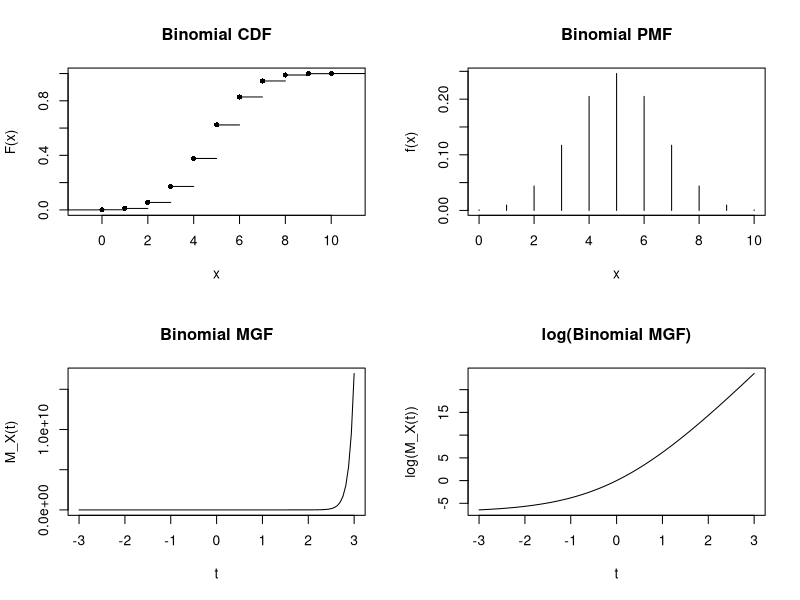
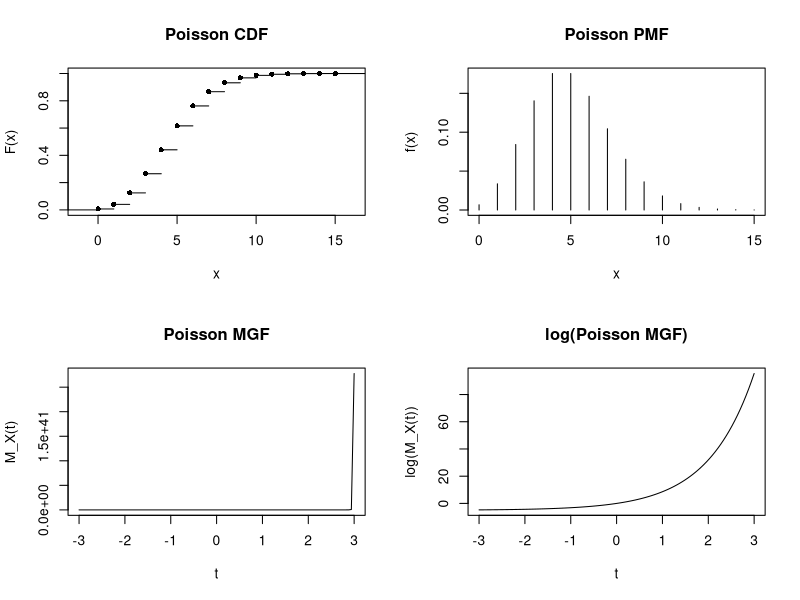
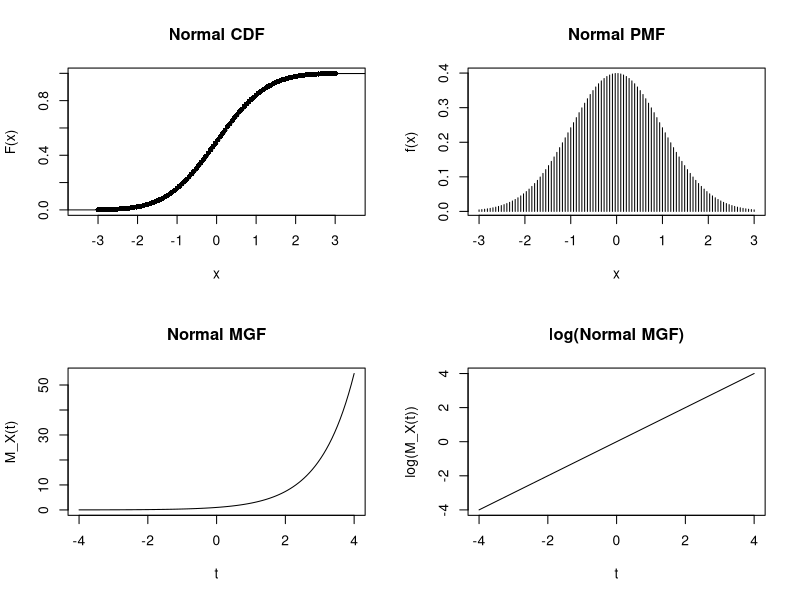
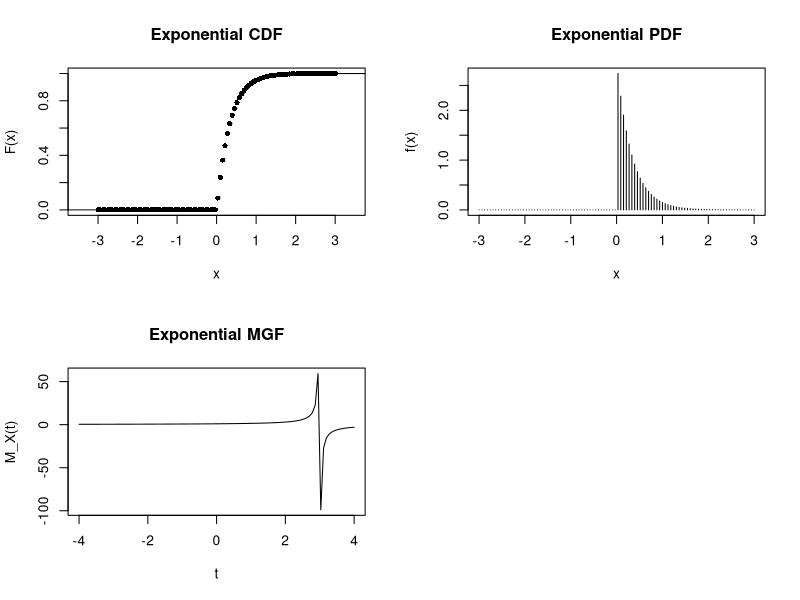
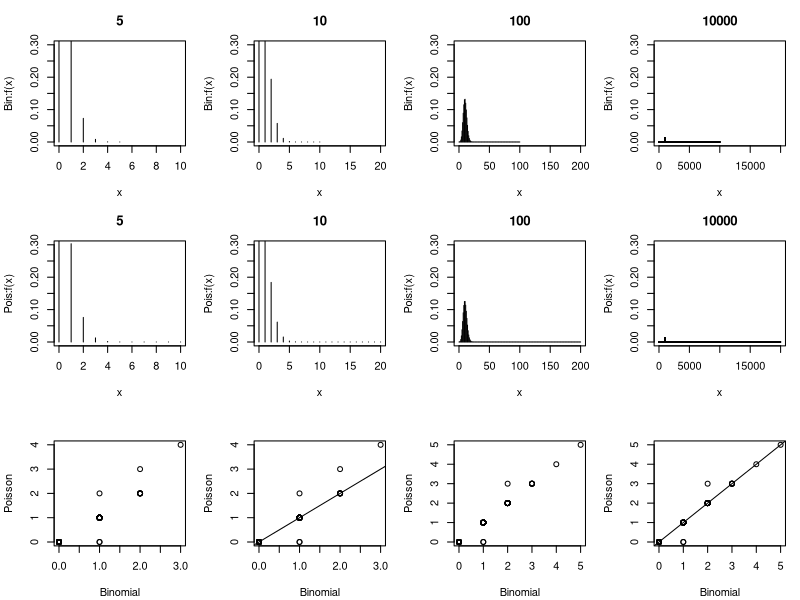
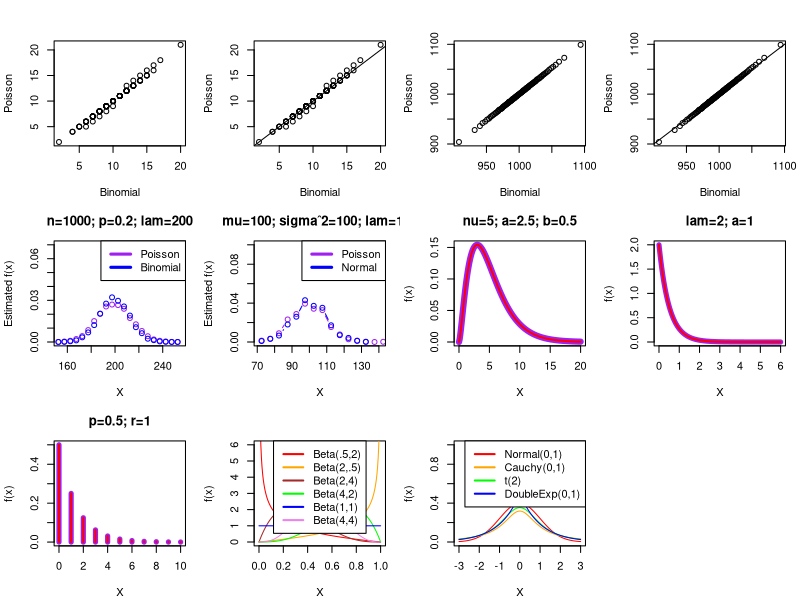

These charts were generated, in order, by the following R code: (Note: this script raises an error after producing the figures.)
## ---- chunk 1
knitr::opts_chunk$set(echo = TRUE)
## ---- chunk 2
x <- runif(100, 1, 9)
var(x)
a<-10
b<- 100
y <- a*x+b
var(y)
## ---- chunk 3
n <- 10
p <- 0.5
x <- 0:n
t <- seq(-3,3,length=100)
mgfBi <- (exp(t)*p + 1-p)^n
pmfBi <- dbinom(x, n, p)
cdfBi <- pbinom(x, n, p)

par(mfrow=c(2,2))
plot(stepfun(x, c(0, cdfBi)), vertical = FALSE, pch = 16, main = "Binomial CDF", ylab = "F(x)")
plot(x, pmfBi, type = "h", main = "Binomial PMF", ylab = "f(x)")
plot(t, mgfBi, type = "l", main="Binomial MGF", ylab = "M_X(t)")
plot(t, log(mgfBi), type = "l", main="log(Binomial MGF)", ylab = "log(M_X(t))")
## ---- chunk 4
lam <- 5
x <- 0:15
t <- seq(-3,3,length=100)
mgfPo <- exp(lam*(exp(t)-1))
pmfPo <- dpois(x, lam)
cdfPo <- ppois(x, lam)

par(mfrow=c(2,2))
plot(stepfun(x, c(0, cdfPo)), vertical = FALSE, pch = 16, main = "Poisson CDF", ylab = "F(x)")
plot(x, pmfPo, type = "h", main = "Poisson PMF", ylab = "f(x)")
plot(t, mgfPo, type = "l", main="Poisson MGF", ylab = "M_X(t)")
plot(t, log(mgfPo), type = "l", main="log(Poisson MGF)", ylab = "log(M_X(t))")
## ---- chunk 5
mu <- 0
sig2 <- 1
x <- seq(-3,3,length=100)
t <- seq(-4,4,length=100)
mgfNo <- exp(mu*t + sig2*t^(2/2))
pmfNo <- dnorm(x, mu, sqrt(sig2))
cdfNo <- pnorm(x, mu, sqrt(sig2))

par(mfrow=c(2,2))
plot(stepfun(x, c(0, cdfNo)), vertical = FALSE, pch = 16, main = "Normal CDF", ylab = "F(x)")
plot(x, pmfNo, type = "h", main = "Normal PMF", ylab = "f(x)")
plot(t, mgfNo, type = "l", main="Normal MGF", ylab = "M_X(t)")
plot(t, log(mgfNo), type = "l", main="log(Normal MGF)", ylab = "log(M_X(t))")
## ---- chunk 6
lam <- 3
x <- seq(-3,3,length=100)
t <- seq(-4,4,length=100)
mgfExp <- lam/(lam - t)
pmfExp <- dexp(x, lam)
cdfExp <- pexp(x, lam)

par(mfrow=c(2,2))
plot(stepfun(x, c(0, cdfExp)), vertical = FALSE, pch = 16, main = "Exponential CDF", ylab = "F(x)")
plot(x, pmfExp, type = "h", main = "Exponential PDF", ylab = "f(x)")
plot(t, mgfExp, type = "l", main="Exponential MGF", ylab = "M_X(t)")
#plot(t, log(mgfExp), type = "l", main="log(Exponential MGF)", ylab = "log(M_X(t))")
## ---- chunk 7
n <- c(5, 10, 100, 10000)
p <- .1
lam <- n*p

par(mfrow=c(3, length(n)), mar = c(4.1, 4.1, 3.1, 1.1))
for (i in 1:length(n)) {
  xB <- 0:n[i]
  plot(xB, dbinom(xB, n[i], p), type = "h", ylab = "Bin:f(x)",
       main = n[i], xlab="x", xlim=c(0,2*n[i]), ylim = c(0,0.3))
}


for (i in 1:length(n)){
  xP <- 0:(n[i]*2)
  plot(xP, dpois(xP, lam[i]), type="h", ylab="Pois:f(x)", 
                 main=n[i], xlab="x", xlim=c(0,2*n[i]), ylim=c(0,.3))
}

for (i in 1:length(n)){
  r<-seq(0.001, 0.999, length = 100)
  qqplot(qbinom(r,n[i],p), qpois(r,lam[i]), xlab="Binomial", ylab = "Poisson")
  plot(qbinom(r, n[i], p), qpois(r, lam[i]), xlab = "Binomial", ylab = "Poisson")
  abline(a=0, b=1)
}

dat <- as.data.frame(cbind(b=qbinom(r, n[i], p), p=qpois(r, lam[i])))
summary(lm(p~b, data=dat))
## ---- chunk 8
p <- 0.2
n <- 1000
lam <- p*n
N <- 10000

po<-rpois(N,lam)
bi<-rbinom(N,n,p)

hp<-hist(po,plot=FALSE)
hb<-hist(bi,plot=FALSE)
plot(hp$mids, hp$density, type = "b", col = "purple", ylim=c(0,0.07),
     xlim=c(min(c(po,bi)), max(c(po, bi))), xlab="X", ylab = "Estimated f(x)", main = paste("n=", n, "; p=", p, "; lam=", lam, sep = ""))
lines(hb$mids, hb$density, type = "b", col = "blue")
legend("topright", legend=c("Poisson", "Binomial"), col=c("purple", "blue"), lty=c(1,1), lwd=c(3,3))
## ---- chunk 9
lam<-100
mu<-lam
sig2<-lam
N<-1000
po<-rpois(N,lam)
no<-rnorm(N,mu,sqrt(sig2))
hp<-hist(po,plot=FALSE)
hn<-hist(no,plot=FALSE)
plot(hp$mids, hp$density, type="b", col="purple", ylim=c(0,.1),
xlim=c(min(c(po,no)),max(c(po,no))),
xlab="X", ylab="Estimated f(x)",
main=paste("mu=",mu,"; sigmaˆ2=",sig2,"; lam=",lam, sep=""))
lines(hn$mids, hn$density, type="b", col="blue")
legend("topright", legend=c("Poisson", "Normal"),
col=c("purple", "blue"), lty=c(1,1), lwd=c(3,3))
## ---- chunk 10
df<-5
a<-df/2
b<-1/2
x<-seq(0,20,length=200)
plot(x, dchisq(x,df), col="purple",xlab="X", ylab="f(x)",
main=paste("nu=",df,"; a=",a,"; b=",b, sep=""), lwd=6, type="l")
lines(x, dgamma(x,a,b), col="red",lwd=2)
## ---- chunk 11
lam<-2
a<-1
b<-lam
x<-seq(0,6,length=200)
plot(x, dexp(x,lam), col="purple",xlab="X", ylab="f(x)",
main=paste("lam=",lam,"; a=",a, sep=""), lwd=5, type="l")
lines(x, dgamma(x,a,b), col="red",lwd=2)
## ---- chunk 12
p<-.5
r<-1
x<-seq(0,10,by=1)
plot(x, dnbinom(x,r,p), col="purple",xlab="X", ylab="f(x)",
main=paste("p=",p,"; r=",r, sep=""), lwd=5, type="h")
points(x, dgeom(x,p), col="red",lwd=2, type="h")
## ---- chunk 13
x<-seq(0,1,length=200)
plot(x, dbeta(x,.5,2), col="red",xlab="X", ylab="f(x)", type="l",ylim=c(0,6))
lines(x, dbeta(x,2,.5), col="orange")
lines(x, dbeta(x,2,4), col="brown")
lines(x, dbeta(x,4,2), col="green")
lines(x, dbeta(x,1,1), col="blue")
lines(x, dbeta(x,4,4), col="violet")
legend("top", legend=c("Beta(.5,2)", "Beta(2,.5)", "Beta(2,4)",
"Beta(4,2)", "Beta(1,1)", "Beta(4,4)"),
col=c("red", "orange", "brown", "green", "blue", "violet"), lty=1, lwd=2)
## ---- chunk 14
ddoubleExpon<-function(x,mu,lambda){
return(exp(-abs(x-mu)/lambda)/(2*lambda))
}
x<-seq(-3,3,length=200)
plot(x, dnorm(x,0,1), col="red",xlab="X", ylab="f(x)", type="l",ylim=c(0,1))
lines(x, dcauchy(x,0,1), col="orange")
lines(x, dt(x,2), col="green")
lines(x, ddoubleExpon(x, 0,1), col="blue")
legend("topright", legend=c("Normal(0,1)", "Cauchy(0,1)",
"t(2)", "DoubleExp(0,1)"),
col=c("red", "orange", "green", "blue"), lty=1, lwd=2)
## ---- chunk 15
variances <- sapply(c(1:1000), function(x) rnorm(20)) %>% 
  as.data.frame() %>% 
  apply(2, var) %>% 
  as.data.frame()


colnames(variances) <- "variance"

  ggplot()+
  geom_histogram(aes(x = variances$variance))+
  theme_classic()+
  geom_line(aes(y = dgamma(seq(0, 5, 0.05), 8, 8)*200, x = seq(0, 5, 0.05)))
## ---- chunk 16
({1601}/{162527 + 1601})/({510}/{412368 + 510})
## ---- chunk 17
{1601*412368}/{162527*510}
## ---- chunk 18
seatbelt <- matrix(c(510, 412368, 1601, 162527), ncol = 2, byrow = TRUE)

rownames(seatbelt) <- c("Wearing Seatbelt", "No Seatbelt")
colnames(seatbelt) <- c("Death", "No Death")

seatbelt <- as.table(seatbelt)

mosaicplot(seatbelt, main = "Seatbelt usage and deaths in car accidents", ylab = "Car accident", xlab = "Seatbelt Usage")
